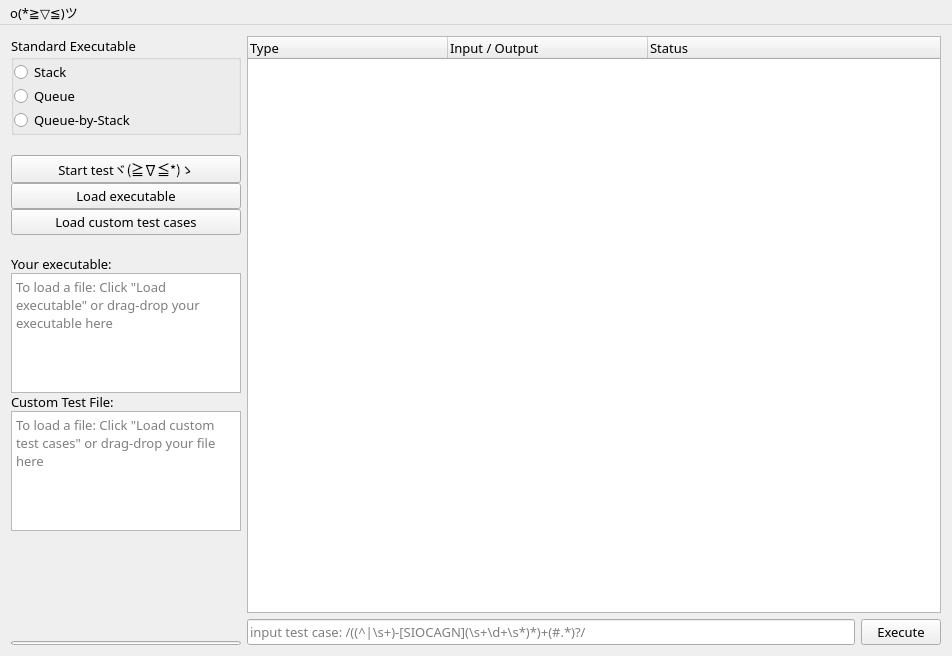
<?xml version="1.0" encoding="UTF-8"?>
<ui version="4.0">
 <class>MainWindow</class>
 <widget class="QMainWindow" name="MainWindow">
  <property name="geometry">
   <rect>
    <x>0</x>
    <y>0</y>
    <width>952</width>
    <height>656</height>
   </rect>
  </property>
  <property name="font">
   <font>
    <family>Fira Code</family>
    <pointsize>10</pointsize>
   </font>
  </property>
  <property name="windowTitle">
   <string>C++ Experiment Check System Plus Plus</string>
  </property>
  <property name="windowIcon">
   <iconset resource="res.qrc">
    <normaloff>:/res/cpp_logo.png</normaloff>:/res/cpp_logo.png</iconset>
  </property>
  <property name="styleSheet">
   <string notr="true"/>
  </property>
  <widget class="QWidget" name="centralWidget">
   <layout class="QHBoxLayout" name="horizontalLayout">
    <item>
     <widget class="QWidget" name="widgetInput" native="true">
      <property name="sizePolicy">
       <sizepolicy hsizetype="Fixed" vsizetype="Preferred">
        <horstretch>0</horstretch>
        <verstretch>0</verstretch>
       </sizepolicy>
      </property>
      <property name="minimumSize">
       <size>
        <width>230</width>
        <height>0</height>
       </size>
      </property>
      <property name="maximumSize">
       <size>
        <width>230</width>
        <height>16777215</height>
       </size>
      </property>
      <layout class="QVBoxLayout" name="verticalLayout">
       <property name="spacing">
        <number>0</number>
       </property>
       <property name="leftMargin">
        <number>0</number>
       </property>
       <property name="topMargin">
        <number>0</number>
       </property>
       <property name="rightMargin">
        <number>0</number>
       </property>
       <property name="bottomMargin">
        <number>0</number>
       </property>
       <item>
        <widget class="QGroupBox" name="groupBox">
         <property name="sizePolicy">
          <sizepolicy hsizetype="Preferred" vsizetype="Preferred">
           <horstretch>0</horstretch>
           <verstretch>0</verstretch>
          </sizepolicy>
         </property>
         <property name="title">
          <string>Standard Executable</string>
         </property>
         <layout class="QVBoxLayout" name="verticalLayout_3">
          <property name="spacing">
           <number>0</number>
          </property>
          <property name="leftMargin">
           <number>0</number>
          </property>
          <property name="topMargin">
           <number>0</number>
          </property>
          <property name="rightMargin">
           <number>0</number>
          </property>
          <property name="bottomMargin">
           <number>0</number>
          </property>
          <item>
           <widget class="QRadioButton" name="buttonStandardStack">
            <property name="text">
             <string>Stack</string>
            </property>
            <attribute name="buttonGroup">
             <string notr="true">buttonGroupStandardExecs</string>
            </attribute>
           </widget>
          </item>
          <item>
           <widget class="QRadioButton" name="buttonStandardQueue">
            <property name="text">
             <string>Queue</string>
            </property>
            <property name="checked">
             <bool>false</bool>
            </property>
            <attribute name="buttonGroup">
             <string notr="true">buttonGroupStandardExecs</string>
            </attribute>
           </widget>
          </item>
          <item>
           <widget class="QRadioButton" name="buttonStandardQueueByStack">
            <property name="text">
             <string>Queue-by-Stack</string>
            </property>
            <attribute name="buttonGroup">
             <string notr="true">buttonGroupStandardExecs</string>
            </attribute>
           </widget>
          </item>
         </layout>
        </widget>
       </item>
       <item>
        <spacer name="verticalSpacer_2">
         <property name="orientation">
          <enum>Qt::Vertical</enum>
         </property>
         <property name="sizeType">
          <enum>QSizePolicy::Fixed</enum>
         </property>
         <property name="sizeHint" stdset="0">
          <size>
           <width>0</width>
           <height>20</height>
          </size>
         </property>
        </spacer>
       </item>
       <item>
        <widget class="QPushButton" name="buttonStartTest">
         <property name="sizePolicy">
          <sizepolicy hsizetype="Minimum" vsizetype="Minimum">
           <horstretch>0</horstretch>
           <verstretch>0</verstretch>
          </sizepolicy>
         </property>
         <property name="text">
          <string>Start testヾ(≧∇≦*)ゝ</string>
         </property>
        </widget>
       </item>
       <item>
        <widget class="QPushButton" name="buttonLoadExec">
         <property name="sizePolicy">
          <sizepolicy hsizetype="Minimum" vsizetype="Minimum">
           <horstretch>0</horstretch>
           <verstretch>0</verstretch>
          </sizepolicy>
         </property>
         <property name="font">
          <font>
           <weight>50</weight>
           <bold>false</bold>
          </font>
         </property>
         <property name="text">
          <string>Load executable</string>
         </property>
        </widget>
       </item>
       <item>
        <widget class="QPushButton" name="buttonLoadCustomCase">
         <property name="sizePolicy">
          <sizepolicy hsizetype="Minimum" vsizetype="Minimum">
           <horstretch>0</horstretch>
           <verstretch>0</verstretch>
          </sizepolicy>
         </property>
         <property name="text">
          <string>Load custom test cases</string>
         </property>
        </widget>
       </item>
       <item>
        <spacer name="verticalSpacer_3">
         <property name="orientation">
          <enum>Qt::Vertical</enum>
         </property>
         <property name="sizeType">
          <enum>QSizePolicy::Fixed</enum>
         </property>
         <property name="sizeHint" stdset="0">
          <size>
           <width>0</width>
           <height>20</height>
          </size>
         </property>
        </spacer>
       </item>
       <item>
        <widget class="QLabel" name="label_3">
         <property name="text">
          <string>Your executable:</string>
         </property>
        </widget>
       </item>
       <item>
        <widget class="OmniTextBrowser" name="browserFileName">
         <property name="sizePolicy">
          <sizepolicy hsizetype="Preferred" vsizetype="Minimum">
           <horstretch>0</horstretch>
           <verstretch>0</verstretch>
          </sizepolicy>
         </property>
         <property name="maximumSize">
          <size>
           <width>16777215</width>
           <height>120</height>
          </size>
         </property>
         <property name="placeholderText">
          <string>To load a file: Click &quot;Load executable&quot; or drag-drop your executable here</string>
         </property>
        </widget>
       </item>
       <item>
        <widget class="QLabel" name="label">
         <property name="text">
          <string>Custom Test File:</string>
         </property>
        </widget>
       </item>
       <item>
        <widget class="OmniTextBrowser" name="browserTestFileName">
         <property name="sizePolicy">
          <sizepolicy hsizetype="Expanding" vsizetype="Maximum">
           <horstretch>0</horstretch>
           <verstretch>0</verstretch>
          </sizepolicy>
         </property>
         <property name="maximumSize">
          <size>
           <width>16777215</width>
           <height>120</height>
          </size>
         </property>
         <property name="placeholderText">
          <string>To load a file: Click &quot;Load custom test cases&quot; or drag-drop your file here</string>
         </property>
        </widget>
       </item>
       <item>
        <spacer name="verticalSpacer">
         <property name="orientation">
          <enum>Qt::Vertical</enum>
         </property>
         <property name="sizeHint" stdset="0">
          <size>
           <width>20</width>
           <height>9</height>
          </size>
         </property>
        </spacer>
       </item>
       <item>
        <layout class="QHBoxLayout" name="horizontalLayout_3">
         <property name="spacing">
          <number>0</number>
         </property>
         <property name="sizeConstraint">
          <enum>QLayout::SetNoConstraint</enum>
         </property>
         <item>
          <spacer name="horizontalSpacer">
           <property name="orientation">
            <enum>Qt::Horizontal</enum>
           </property>
           <property name="sizeType">
            <enum>QSizePolicy::Preferred</enum>
           </property>
           <property name="sizeHint" stdset="0">
            <size>
             <width>0</width>
             <height>0</height>
            </size>
           </property>
          </spacer>
         </item>
         <item>
          <widget class="QLabel" name="labelStatus">
           <property name="sizePolicy">
            <sizepolicy hsizetype="Fixed" vsizetype="Preferred">
             <horstretch>0</horstretch>
             <verstretch>0</verstretch>
            </sizepolicy>
           </property>
           <property name="minimumSize">
            <size>
             <width>200</width>
             <height>0</height>
            </size>
           </property>
           <property name="maximumSize">
            <size>
             <width>200</width>
             <height>16777215</height>
            </size>
           </property>
           <property name="lineWidth">
            <number>0</number>
           </property>
           <property name="text">
            <string/>
           </property>
           <property name="wordWrap">
            <bool>true</bool>
           </property>
           <property name="indent">
            <number>0</number>
           </property>
          </widget>
         </item>
         <item>
          <widget class="QWidget" name="widgetShake" native="true">
           <property name="sizePolicy">
            <sizepolicy hsizetype="Expanding" vsizetype="Preferred">
             <horstretch>0</horstretch>
             <verstretch>0</verstretch>
            </sizepolicy>
           </property>
           <property name="maximumSize">
            <size>
             <width>10</width>
             <height>10</height>
            </size>
           </property>
          </widget>
         </item>
        </layout>
       </item>
       <item>
        <widget class="QProgressBar" name="progressBar">
         <property name="maximumSize">
          <size>
           <width>16777215</width>
           <height>4</height>
          </size>
         </property>
         <property name="value">
          <number>0</number>
         </property>
         <property name="textVisible">
          <bool>true</bool>
         </property>
         <property name="format">
          <string/>
         </property>
        </widget>
       </item>
      </layout>
     </widget>
    </item>
    <item>
     <layout class="QVBoxLayout" name="verticalLayout_2">
      <item>
       <widget class="QTreeWidget" name="treeTestResult">
        <property name="font">
         <font>
          <family>Fira Code</family>
          <pointsize>10</pointsize>
         </font>
        </property>
        <property name="midLineWidth">
         <number>1</number>
        </property>
        <property name="sizeAdjustPolicy">
         <enum>QAbstractScrollArea::AdjustToContents</enum>
        </property>
        <property name="autoScrollMargin">
         <number>1</number>
        </property>
        <property name="verticalScrollMode">
         <enum>QAbstractItemView::ScrollPerPixel</enum>
        </property>
        <property name="indentation">
         <number>0</number>
        </property>
        <property name="animated">
         <bool>true</bool>
        </property>
        <property name="columnCount">
         <number>3</number>
        </property>
        <attribute name="headerDefaultSectionSize">
         <number>200</number>
        </attribute>
        <column>
         <property name="text">
          <string>Type</string>
         </property>
        </column>
        <column>
         <property name="text">
          <string>Input / Output</string>
         </property>
        </column>
        <column>
         <property name="text">
          <string>Status</string>
         </property>
        </column>
       </widget>
      </item>
      <item>
       <layout class="QHBoxLayout" name="layoutCustomTestCase">
        <item>
         <widget class="QLineEdit" name="editTempCase">
          <property name="placeholderText">
           <string>input test case: /((^|\s+)-[SIOCAGN](\s+\d+\s*)*)+(#.*)?/</string>
          </property>
         </widget>
        </item>
        <item>
         <widget class="QPushButton" name="buttonExecute">
          <property name="text">
           <string>Execute</string>
          </property>
         </widget>
        </item>
       </layout>
      </item>
     </layout>
    </item>
   </layout>
  </widget>
  <widget class="QMenuBar" name="menuBar">
   <property name="geometry">
    <rect>
     <x>0</x>
     <y>0</y>
     <width>952</width>
     <height>25</height>
    </rect>
   </property>
   <widget class="QMenu" name="menu">
    <property name="title">
     <string>o(*≧▽≦)ツ</string>
    </property>
    <addaction name="actionAbout"/>
    <addaction name="actionLanguage"/>
   </widget>
   <addaction name="menu"/>
  </widget>
  <action name="actionSettings">
   <property name="text">
    <string>Settings</string>
   </property>
  </action>
  <action name="actionAbout">
   <property name="icon">
    <iconset resource="res.qrc">
     <normaloff>:/res/info-icon.png</normaloff>:/res/info-icon.png</iconset>
   </property>
   <property name="text">
    <string>About ...</string>
   </property>
  </action>
  <action name="actionLanguage">
   <property name="icon">
    <iconset resource="res.qrc">
     <normaloff>:/res/language-icon.png</normaloff>:/res/language-icon.png</iconset>
   </property>
   <property name="text">
    <string>Switch Language</string>
   </property>
  </action>
 </widget>
 <layoutdefault spacing="6" margin="11"/>
 <customwidgets>
  <customwidget>
   <class>OmniTextBrowser</class>
   <extends>QTextBrowser</extends>
   <header>omnitextbrowser.h</header>
  </customwidget>
 </customwidgets>
 <resources>
  <include location="res.qrc"/>
 </resources>
 <connections/>
 <buttongroups>
  <buttongroup name="buttonGroupStandardExecs"/>
 </buttongroups>
</ui>
